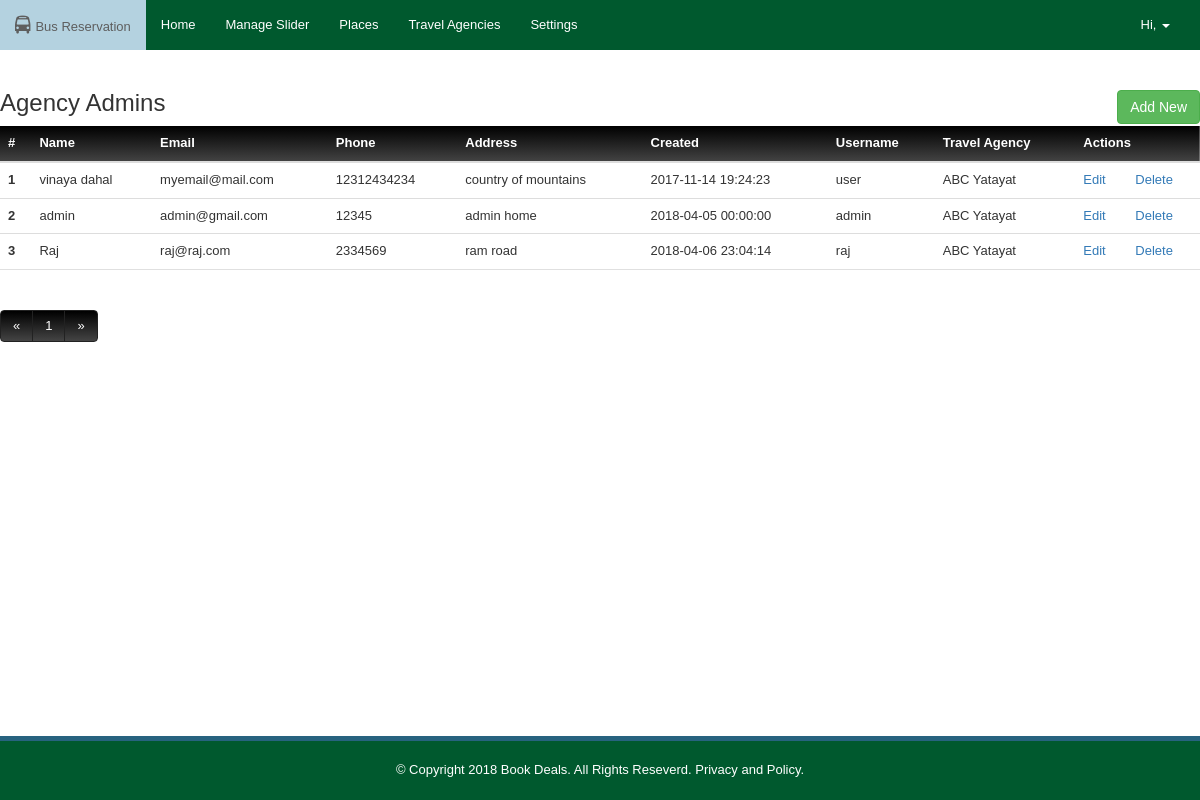
Before: /admin/agency_admin with the older database file.
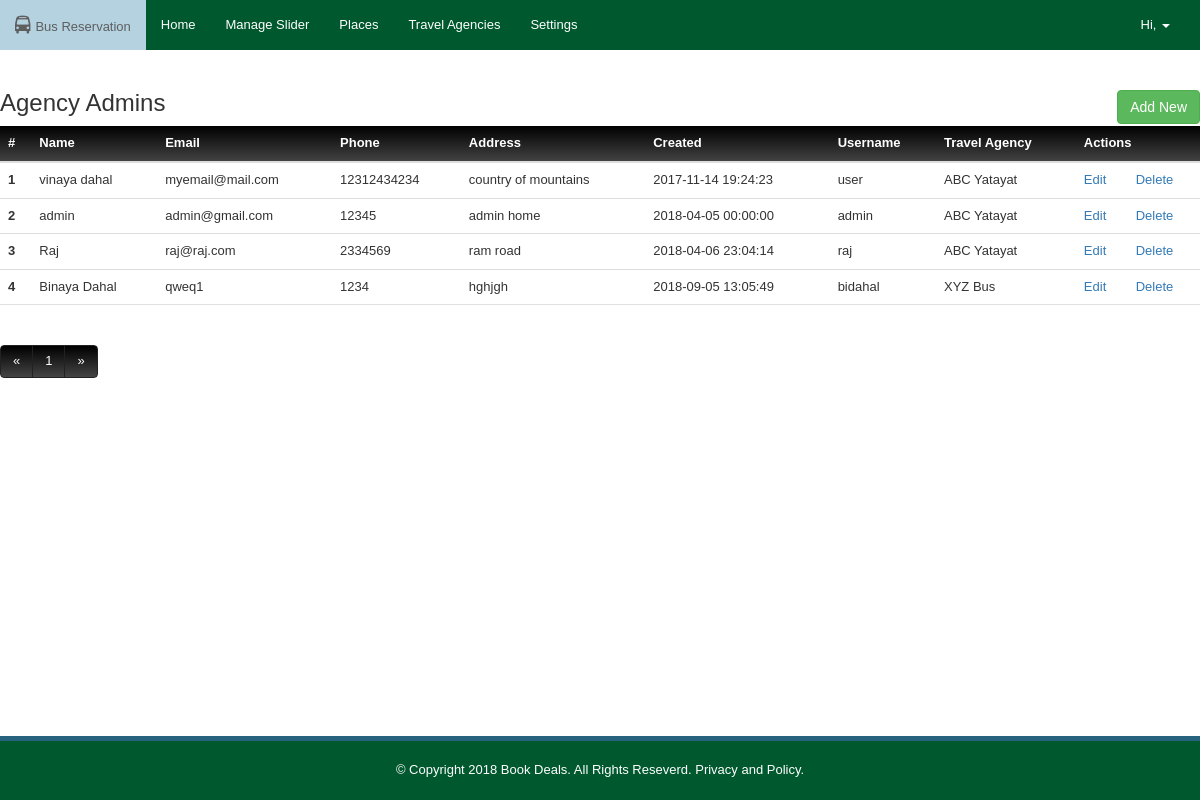
After: the same page with the newer database file.
### tables this page shows
CREATE TABLE `user` (
  `id` int(11) NOT NULL AUTO_INCREMENT,
  `name` varchar(255) NOT NULL,
  `email` varchar(255) NOT NULL,
  `phone` varchar(255) NOT NULL,
  `address` text NOT NULL,
  `created` datetime NOT NULL DEFAULT CURRENT_TIMESTAMP,
  `role` int(11) NOT NULL,
  `username` varchar(255) NOT NULL,
  `password` varchar(255) NOT NULL,
  `travel_agency_id` int(1) NOT NULL,
  PRIMARY KEY (`id`)
);

CREATE TABLE `travel_agency` (
  `id` int(11) NOT NULL AUTO_INCREMENT,
  `name` text NOT NULL,
  `address` text NOT NULL,
  `contact` int(11) NOT NULL,
  `email` varchar(255) NOT NULL,
  PRIMARY KEY (`id`)
);

### application/controllers/AgencyAdmin.php (called while the page is built, shortened)
<?php
class AgencyAdmin extends CI_Controller {
    public function __construct() {
        $this->load->database();
        $this->load->model('select');
        $this->load->model('insert');
        $this->load->model('update');
        $this->load->model('delete');
        $this->load->helper('url');
        $this->load->library('session');
        $this->load->library('commons');
        $this->load->library('authorized');
    }
    public function index($page = null) {
        $data['message'] = $this->session->flashdata('message');
        $TotalCount = $this->select->getTotalCount("user");
        $DataPerPage = 8;
        $data['num_pages'] = ceil($TotalCount / $DataPerPage);
        $start = $this->commons->pageDataLimiter($page, $DataPerPage);
        $col = array("user.id", "user.name", "user.email", "user.phone", "user.address", "user.created", "user.username", "travel_agency.name as travel_agency");
        $t_name1 = "user";
        $t_name2 = "travel_agency";
        $t_1_col = "travel_agency_id";
        $t_2_col = "id";
        $data['agency_admins'] = (array) $this->select->getAllRecordInnerJoinNoCondition($col, $t_name1, $t_name2, $t_1_col, $t_2_col, $DataPerPage, $start);
        $this->loadView($data, 'agency_admin/index', 'Agency Admins');
    }
    public function loadView($data, $page_name, $title) {
        $data['title'] = ucfirst($title);
        $data['user'] = $this->select->getSingleRecordWhere('user', 'id', $this->session->userdata('user_id'));
        $this->load->view('admin/template/header', $data);
        $this->load->view('admin/' . $page_name, $data);
        $this->load->view('admin/template/footer', $data);
    }
}

### index.php (called while the page is built, shortened)
<?php
require_once BASEPATH.'core/CodeIgniter.php';

### application/models/Select.php (called while the page is built, shortened)
<?php
class Select extends CI_Model {
    public function getAllRecordInnerJoinNoCondition($col, $t_name1, $t_name2, $t_1_col, $t_2_col, $limit = null, $start = null) {
        $field = "`" . implode("`,`", $col) . "`";
        $this->db->select($field);
        $this->db->from($t_name1);
        $this->db->join($t_name2, "$t_name1.$t_1_col = $t_name2.$t_2_col");
        $query = $this->db->get();
        return $query->result();
    }
    public function getTotalCount($table) {
        $this->db->select("*");
        $this->db->from($table);
        $query = $this->db->get();
        return count($query->result());
    }
    public function getSingleRecord($table, $id) {
        $this->db->select('*');
        $this->db->from($table);
        $this->db->where('id', $id);
        $this->db->limit(1);
        $query = $this->db->get();
        if ($query->num_rows() == 1) {
            return $query->row();
        } else {
            return false;
        }
    }
    public function getSingleRecordWhere($table, $cond_col, $cond_val) {
        $this->db->select('*');
        $this->db->from($table);
        $this->db->where($cond_col, $cond_val);
        $this->db->limit(1);
        $query = $this->db->get();
        if ($query->num_rows() == 1) {
            return $query->row();
        } else {
            return false;
        }
    }
    public function dataLimiter($limit, $start) {
        if (isset($limit)) {
            $this->db->limit($limit, $start);
        }
    }
}

### application/views/admin/agency_admin/index.php (the view)
<div class="list_details_wrap">
    <div>
        <a href="<?php echo base_url() ?>admin/agency_admin/add">
            <button type="button" class="btn btn-success" style="float: right;display: table-cell;">Add New</button>
        </a>
    </div>
    <h3>Agency Admins</h3>
    <div class="list_details">
        <table class="table">
            <thead class="thead-dark">
                <tr>
                    <th scope="col">#</th>
                    <th scope="col">Name</th>
                    <th scope="col">Email</th>
                    <th scope="col">Phone</th>
                    <th scope="col">Address</th>
                    <th scope="col">Created</th>
                    <th scope="col">Username</th>
                    <th scope="col">Travel Agency</th>
                    <th scope="col" colspan="3">Actions</th>
                </tr>
            </thead>
            <tbody>
                <?php
                $i = 1;
                foreach ($agency_admins as $agency_admin) {
                    ?>
                    <tr>
                        <th scope="row">
                            <?php
                            if (!empty($data_count)) {
                                echo $data_count++;
                            } else {
                                echo $i++;
                            }
                            ?>
                        </th>
                        <td><?php echo $agency_admin->name; ?></td>
                        <td><?php echo $agency_admin->email; ?></td>
                        <td><?php echo $agency_admin->phone; ?></td>
                        <td><?php echo $agency_admin->address; ?></td>
                        <td><?php echo $agency_admin->created; ?></td>
                        <td><?php echo $agency_admin->username; ?></td>
                        <td><?php echo $agency_admin->travel_agency; ?></td>
                        <td><a href="<?php echo base_url() ?>admin/agency_admin/edit/<?php echo $agency_admin->id; ?>">Edit</a></td>
                        <td><a onclick="return confirm('Are you sure to delete <?php echo $agency_admin->name; ?>?')" href="<?php echo base_url() ?>admin/agency_admin/delete/<?php echo $agency_admin->id; ?>">Delete</a></td>
                    </tr>
                <?php } ?>
            </tbody>
        </table>
    </div>
</div>
<div class="pagination_wrap">
    <ul class="pagination">
        <li>
            <a href="<?php echo base_url(); ?>admin/agency_admin/<?php echo 1; ?>" aria-label="Previous">
                <span aria-hidden="true">&laquo;</span>
            </a>
        </li>
        <?php for ($i = 1; $i <= $num_pages; $i++) { ?>
            <li><a href="<?php echo base_url(); ?>admin/agency_admin/<?php echo $i; ?>"><?php echo $i; ?></a></li>
        <?php } ?>
        <li>
            <a href="<?php echo base_url(); ?>admin/agency_admin/<?php echo --$i; ?>" aria-label="Next">
                <span aria-hidden="true">&raquo;</span>
            </a>
        </li>
    </ul>
</div>

### application/views/admin/template/header.php (shortened to what this page needs)
<!DOCTYPE html>
<html lang="en">
    <head>
        <link href="<?php echo base_url(); ?>css/main.css" rel="stylesheet" type="text/css" />
        <link href="<?php echo base_url(); ?>css/panel_common.css" rel="stylesheet" type="text/css" />
        <link href="<?php echo base_url(); ?>css/icons.css" rel="stylesheet" type="text/css" />
        <link href="<?php echo base_url(); ?>css/thumbnail-gallery.css" rel="stylesheet" type="text/css" />
        <link href="<?php echo base_url(); ?>css/jcrop.css" rel="stylesheet" type="text/css" />
    </head>
    <body>
        <nav class="navbar navbar-default">
            <div class="container-fluid">
                <div class="navbar-header">
                    <a class="navbar-brand" href="<?php echo base_url(); ?>member"><i class="fa fa-bus"></i> <span class="logo_text">Bus Reservation</span></a>
                </div>
                <div class="collapse navbar-collapse" id="bs-example-navbar-collapse-1">
                    <ul class="nav navbar-nav">
                        <li><a href="<?php echo base_url(); ?>admin">Home</a></li>
                        <li><a href="<?php echo base_url(); ?>admin/slider">Manage Slider</a></li>
                        <li><a href="<?php echo base_url(); ?>admin/places">Places</a></li>
                        <li><a href="<?php echo base_url(); ?>admin/travel_agencies">Travel Agencies</a></li>
                        <li><a href="<?php echo base_url(); ?>admin/settings">Settings</a></li>
                    </ul>
                    <ul class="nav navbar-nav navbar-right">
                        <li class="dropdown">
                            <a href="javascript:void(0);" class="dropdown-toggle" data-toggle="dropdown" role="button" aria-haspopup="true" aria-expanded="false">Hi, <?php echo ucwords($user->name); ?> <span class="caret"></span></a>
                        </li>
                    </ul>
                </div>
            </div>
        </nav>
        <div class="container" id="container">

### application/views/admin/template/footer.php (shortened to what this page needs)
</div>
<div class="footerWrap">
    <?php
    $copyright = "© Copyright 2018 Book Deals. All Rights Reseverd. Privacy and Policy.";
    if (!empty($copyright)) {
        echo $copyright;
    }
    ?>
</div>
</body>
</html>

### css/panel_common.css (style rules this page uses)
* { margin: 0px; padding: 0px; font-family: arial,helvetica,sans-serif,verdana,'Open Sans'; font-size: 13px; }
.navbar-default { background-color: #00592e; border-radius: 0px; -moz-border-radius: 0px; -webkit-border-radius: 0px; border: none; }
.navbar-default .navbar-brand { color: #fff; }
.navbar-default .navbar-nav > li > a { color: #fff; }
.dropdown-toggle,.dropdown-menu { background-color: #00592e; }
.container { min-width: 1200px; width: 1200px; padding: 0px; position: relative; }
.list_details_wrap { width: 1200px; margin: 0 auto; }
.thead-dark { background: #222; background: -webkit-linear-gradient(#000, #444); background: -o-linear-gradient(#000, #444); background: -moz-linear-gradient(#000, #444); background: linear-gradient(#000, #444); color: #fff; }
.table { border-bottom: 1px solid #e0e0e0; }
.pagination_wrap { min-width: 1200px; width: 1200px; margin: 0 auto; }
.pagination li a { background: #222; background: -webkit-linear-gradient(#000, #444); background: -o-linear-gradient(#000, #444); background: -moz-linear-gradient(#000, #444); background: linear-gradient(#000, #444); border: 1px solid #222; color: #fff; }
.footerWrap { width: 100%; border-top: 5px solid #27637f; padding: 20px; text-align: center; color: #fff; position: fixed; bottom: 0; background-color: #00592e; }

Changed rows visible on the page:
added user: name "Binaya Dahal", email "qweq1", phone "1234", address "hghjgh", created "2018-09-05 13:05:49", username "bidahal", travel_agency.name "XYZ Bus"
